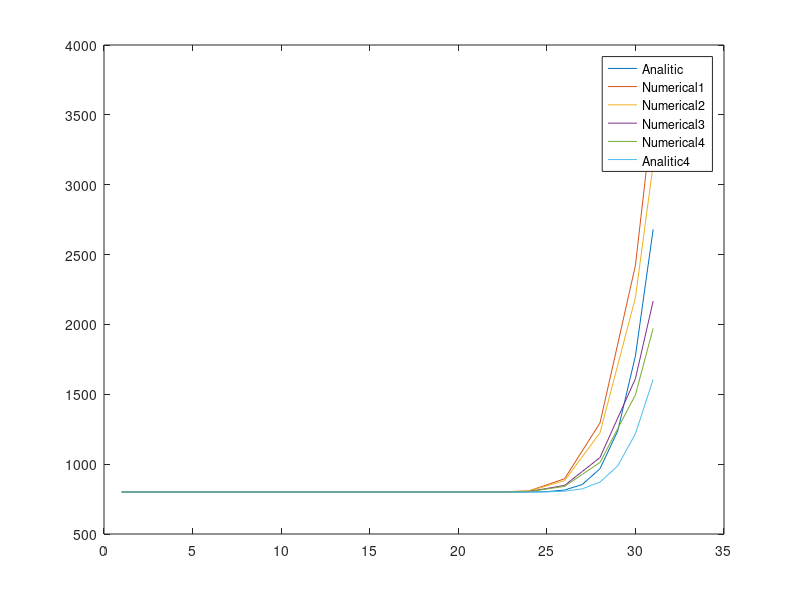
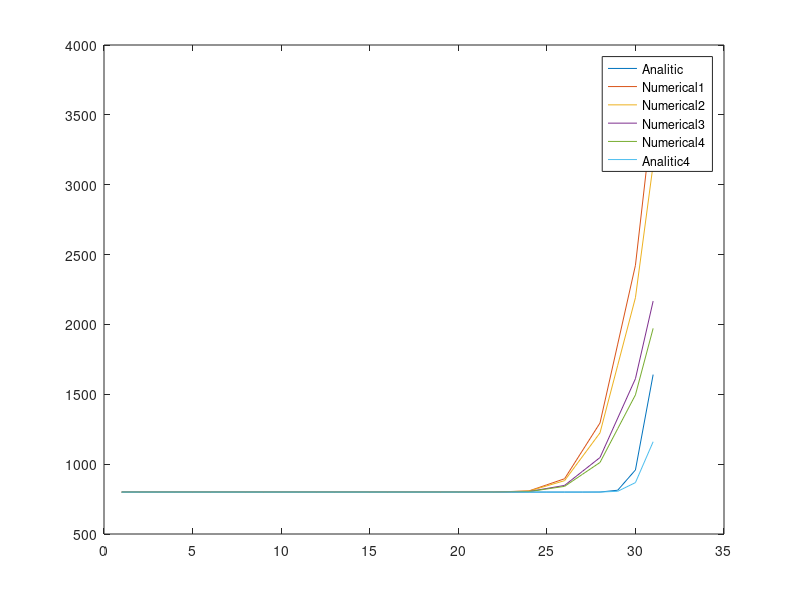

These figures' MATLAB source, in order:
clc;
clear all;
close all;

load('data/m80_3-4_dt1-2_t=10')
T_a1 = lT_a;
T1 = lT;

load('data/m80_7-8_dt1-2_t=10')
T_a2 = lT_a;
T2 = lT;

load('data/m160_3-4_dt1-2_t=10')
T_a3 = lT_a;
T3 = lT;

load('data/m160_7-8_dt1-2_t=10')
T_a4 = lT_a;
T4 = lT;

clear lT_a lT;

plot(T_a1(50:end))
hold on
plot(T1(50:end))
plot(T2(50:end))
plot(T3(130:end))
plot(T4(130:end))
plot(T_a4(130:end))
legend('Analitic', 'Numerical1','Numerical2','Numerical3','Numerical4','Analitic4')

load('data/m80_3-4_dt1-10_t=10')
T_a1 = lT_a;
T1 = lT;

load('data/m80_7-8_dt1-10_t=10')
T_a2 = lT_a;
T2 = lT;

load('data/m160_3-4_dt1-10_t=10')
T_a3 = lT_a;
T3 = lT;

load('data/m160_7-8_dt1-10_t=10')
T_a4 = lT_a;
T4 = lT;

clear lT_a lT;
figure
plot(T_a1(50:end))
hold on
plot(T1(50:end))
plot(T2(50:end))
plot(T3(130:end))
plot(T4(130:end))
plot(T_a4(130:end))
legend('Analitic', 'Numerical1','Numerical2','Numerical3','Numerical4','Analitic4')